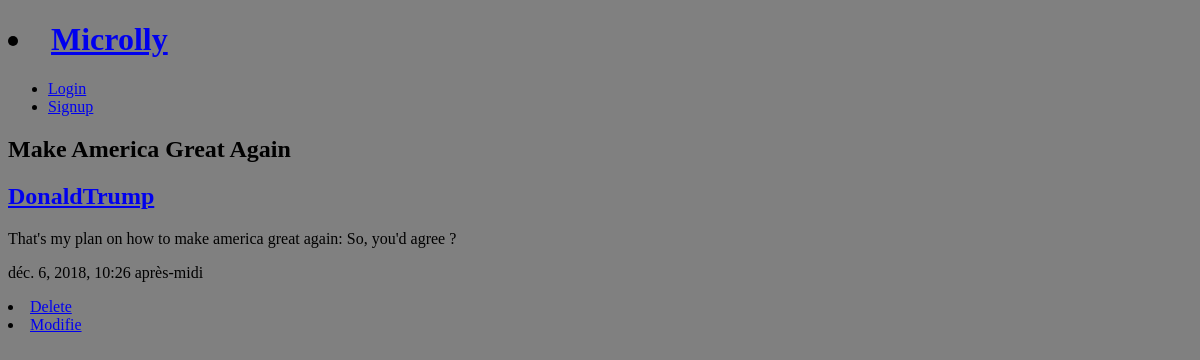
Before: /articledetail/3/ with the older database file.
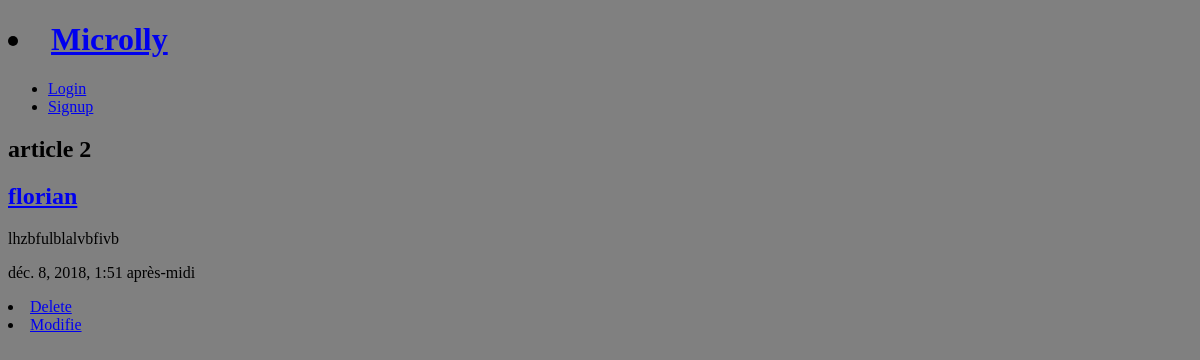
After: the same page with the newer database file.
### blog/models.py (models this page shows, shortened)
class Article(models.Model):
    id = models.AutoField(primary_key=True)
    title = models.CharField(max_length=100)
    body = models.TextField()
    creation_date = models.DateTimeField(auto_now_add=True)
    author = models.ForeignKey(User, default=None, on_delete=models.CASCADE)

### blog/views.py (the view)
# urls.py: path('articledetail/<id>/',views.article_detail, name='detail'),
def article_detail(request, id):
        article = Article.objects.get(id = id)
        return render(request,'article_detail.html',{'article':article})

### blog/templates/article_detail.html
{% extends '_base.html' %}
{% block body %}
    <h2>{{article.title}}</h2>
    <h2><a href = "{% url 'article:article_user' author=article.author%}">{{article.author}}</a></h2>
    <p>{{article.body}}</p>
    <p>{{article.creation_date}}</p>
    <li><a href="{% url 'article:delete' id=article.id author=article.author %}">Delete</a></li>
    <li><a href="{% url 'article:modifie' author=article.author title=article.title body=article.body %}">Modifie</a></li>
{% endblock %}

Changed rows visible on the page:
changed Article: title "Make America Great Again" → "article 2"; author "DonaldTrump" → "florian"; body "That's my plan on how to make america great again: So, you'd agree ?" → "lhzbfulblalvbfivb"; creation_date "déc. 6, 2018, 10:26 après-midi" → "déc. 8, 2018, 1:51 après-midi"
